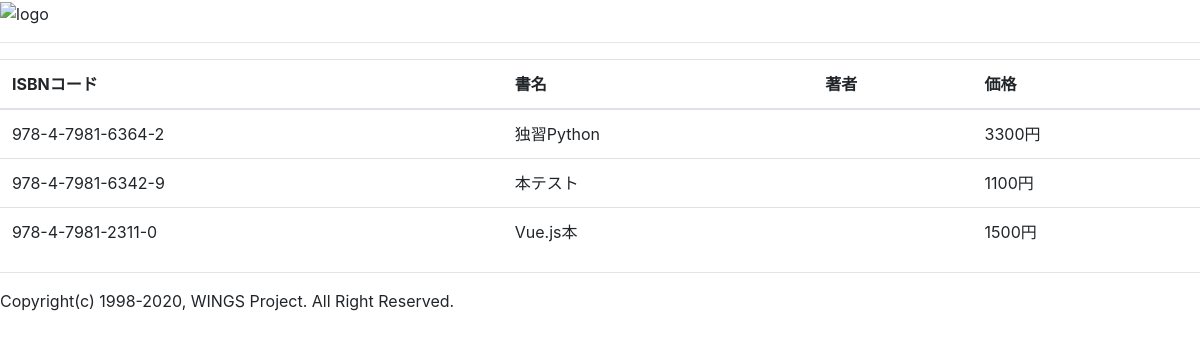
Before: /main/rel2 with the older database file.
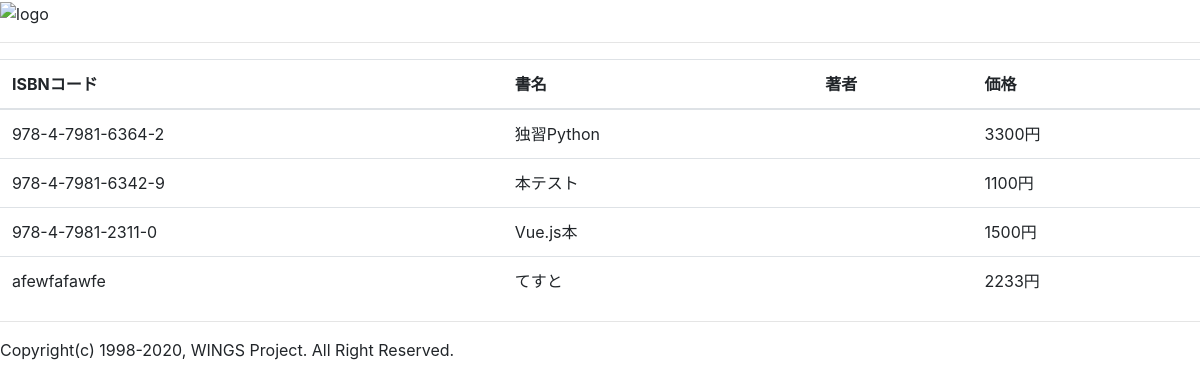
After: the same page with the newer database file.
### main/models.py (models this page shows, shortened)
class Book(models.Model):
    isbn = models.CharField(
        verbose_name='ISBNコード',
        max_length=20,
        validators=[
            RegexValidator(
                r'^978-4-[0-9]{4}-[0-9]{4}-[0-9X]{1}$',
                message='ISBNコードは正しい形式で指定してください。'
            )
        ]
    )
    title = models.CharField(
        verbose_name='書名',
        max_length=100
    )
    price = models.IntegerField(
        verbose_name='価格',
        default=0,
        validators=[
            MinValueValidator(
                17,
                message='価格は正の整数で指定してください。'
            )
        ]
    )
    publisher = models.CharField(
        verbose_name='出版社',
        max_length=50,
        choices=[
            ('翔泳社', '翔泳社'),
            ('技術評論社', '技術評論社'),
            ('秀和システム', '秀和システム'),
            ('SBクリエイティブ', 'SBクリエイティブ'),
            ('日経BP', '日経BP'),
        ],
    )
    published = models.DateField(
        verbose_name='刊行日'
    )

### main/views.py (the view)
# urls.py: path('rel2', views.rel2, name='rel2'),
def rel2(request):
    return render(request, 'main/rel2.html', {
        'books': Book.objects.all()
    })

### main/templates/main/rel2.html (shortened to what this page needs)
{% extends 'main/layout.html' %}
{% block main %}
<table class="table">
    <thead>
        <tr>
            <th>ISBNコード</th>
            <th>書名</th>
            <th>著者</th>
            <th>価格</th>
        </tr>
    </thead>
    <tbody>
        {% for b in books %}
            <tr>
                <td>{{ b.isbn }}</td>
                <td>{{ b.title }}</td>
                <td>
                </td>
                <td>{{ b.price }}円</td>
            </tr>
        {% endfor %}
    </tbody>
</table>
{% endblock main %}

Changed rows visible on the page:
added Book: isbn "afewfafawfe", title "てすと", price "2233"
